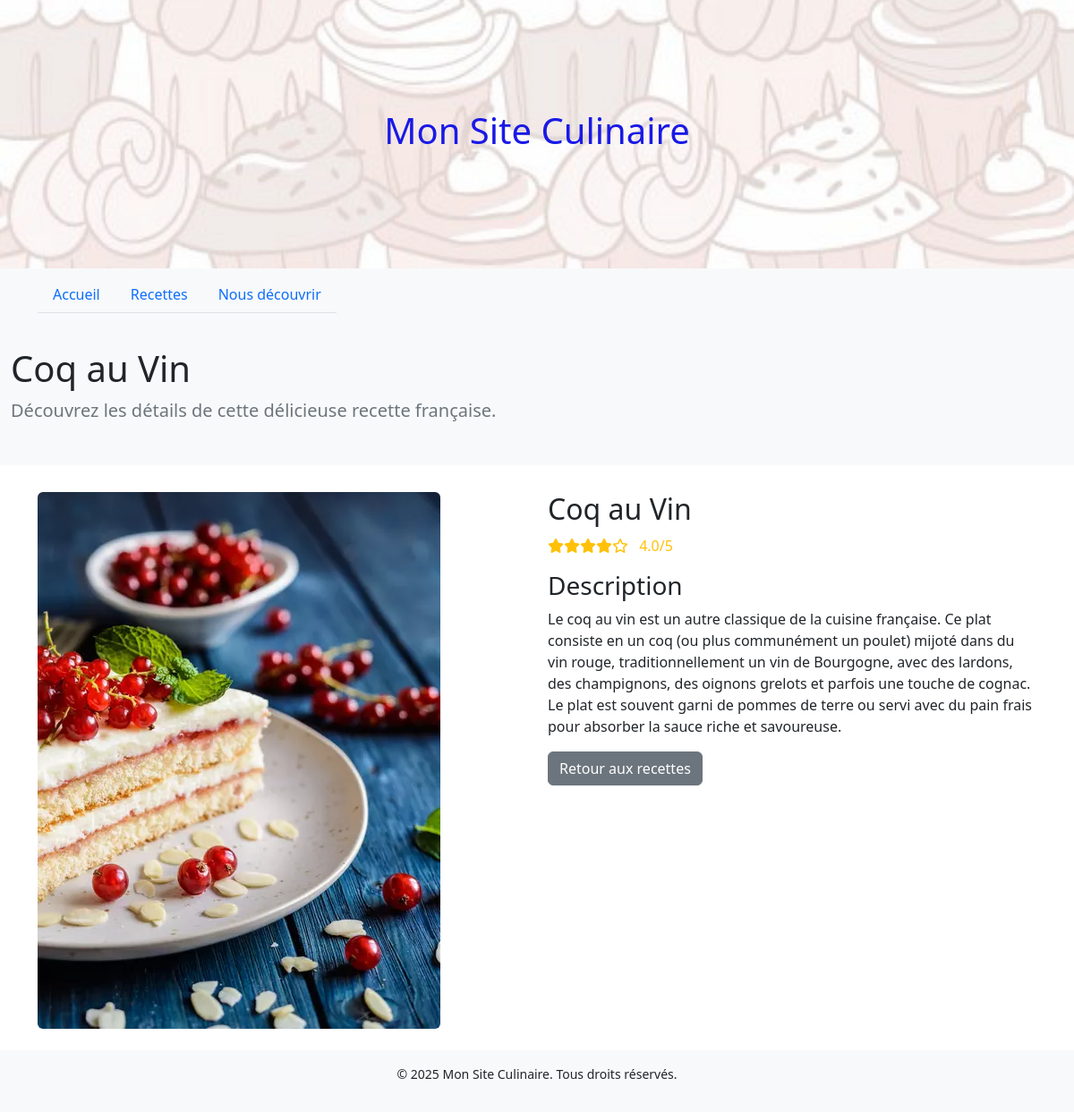
Screenshot of /recette.php?id=2 with the database file from the repository.
### tables this page shows
CREATE TABLE IF NOT EXISTS recettes (
    id INT AUTO_INCREMENT PRIMARY KEY,
    titre VARCHAR(255) NOT NULL,
    photo VARCHAR(255) NOT NULL,
    note DECIMAL(3,1) NOT NULL,
    description_courte TEXT NOT NULL,
    description_longue TEXT NOT NULL,
    created_at TIMESTAMP DEFAULT CURRENT_TIMESTAMP
);

### recette.php (the view, shortened to what this page needs)
<?php
require_once 'config.php';
$recipeId = isset($_GET['id']) ? intval($_GET['id']) : 0;
try {
    $stmt = $pdo->prepare("SELECT * FROM recettes WHERE id = ?");
    $stmt->execute([$recipeId]);
    $recipe = $stmt->fetch();
} catch (PDOException $e) {
    die("Error fetching recipe: " . $e->getMessage());
}
?>
<!DOCTYPE html>
<html lang="fr">
  <head>
    <link rel="stylesheet" href="https://cdnjs.cloudflare.com/ajax/libs/font-awesome/6.0.0/css/all.min.css">
    <link rel="stylesheet" href="bootstrap-5.2.3-dist/css/bootstrap.min.css">
    <link rel="stylesheet" href="cuisinier.css">
    <link rel="stylesheet" href="custom.css">
  </head>
  <body>
    <header class="bg-light py-3 custom-header">
      <div class="container">
        <h1 class="text-center">Mon Site Culinaire</h1>
      </div>
    </header>
    <nav class="navbar navbar-expand-lg navbar-light bg-light">
      <div class="container">
        <ul class="nav nav-tabs">
          <li class="nav-item">
            <a class="nav-link" href="index.php">Accueil</a>
          </li>
          <li class="nav-item">
            <a class="nav-link" href="recettes.php">Recettes</a>
          </li>
          <li class="nav-item">
            <a class="nav-link" href="decouvrir.php">Nous découvrir</a>
          </li>
        </ul>
      </div>
    </nav>
    <div class="jumbotron">
      <div class="container">
        <h1 class="display-4"><?php echo htmlspecialchars($recipe['titre']); ?></h1>
        <p class="lead">Découvrez les détails de cette délicieuse recette française.</p>
      </div>
    </div>
    <main class="container my-4">
      <div class="row">
        <div class="col-md-6">
          <img src="<?php echo htmlspecialchars($recipe['photo']); ?>" class="img-fluid rounded" alt="<?php echo htmlspecialchars($recipe['titre']); ?>">
        </div>
        <div class="col-md-6">
          <h2><?php echo htmlspecialchars($recipe['titre']); ?></h2>
          <div class="rating mb-3">
            <?php
            $fullStars = floor($recipe['note']);
            $halfStar = ($recipe['note'] - $fullStars) >= 0.5 ? 1 : 0;
            $emptyStars = 5 - $fullStars - $halfStar;
            for ($i = 0; $i < $fullStars; $i++) {
                echo '<i class="fas fa-star text-warning"></i>';
            }
            for ($i = 0; $i < $emptyStars; $i++) {
                echo '<i class="far fa-star text-warning"></i>';
            }
            ?>
            <span class="ms-2"><?php echo htmlspecialchars($recipe['note']); ?>/5</span>
          </div>
          <h3>Description</h3>
          <p><?php echo nl2br(htmlspecialchars($recipe['description_longue'])); ?></p>
          <a href="recettes.php" class="btn btn-secondary">Retour aux recettes</a>
        </div>
      </div>
    </main>
    <footer class="bg-light py-3 mt-auto">
      <div class="container">
        <p class="text-center small">&copy; 2025 Mon Site Culinaire. Tous droits réservés.</p>
      </div>
    </footer>
  </body>
</html>

### cuisinier.css (style rules this page uses)
.jumbotron { background-color: #f8f9fa; padding: 30px 0; margin-bottom: 30px; border-radius: 0; }
.jumbotron .container { max-width: 1200px; }
.display-4 { font-size: 2.5rem; font-weight: 300; line-height: 1.2; color: #212529; }
.lead { font-size: 1.25rem; font-weight: 300; color: #6c757d; }
.rating { margin: 10px 0; color: #ffc107; }

### custom.css (style rules this page uses)
header { background-image: url('background.jpg'); background-size: cover; background-position: center; height: 300px; display: flex; align-items: center; justify-content: center; color: rgb(25, 25, 230); text-align: center; }

### rows the page displays
recettes: titre "Coq au Vin", photo (picture), note "4.0", description_longue "Le coq au vin est un autre classique de la cuisine française. Ce plat consiste en un coq (ou plus communément un poulet) mijoté dans du vin rouge, traditionnellement un vin de Bourgogne, avec des lardons, des champignons, des oignons grelots et parfois une touche de cognac. Le plat est souvent garni de pommes de terre ou servi avec du pain frais pour absorber la sauce riche et savoureuse."
